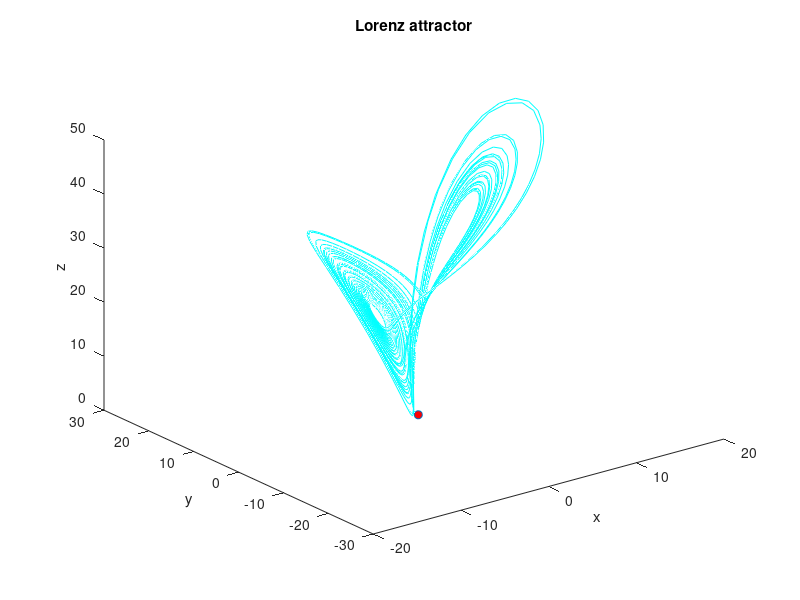

Reproduce this figure in MATLAB. (Note: this script raises an error after producing the figure.)
%Setting initial parameters
Sigma = 10;
Beta = 8/3;
Rho = 28;
state = [1, 1, 1]; %Initial states of x, y, z
t = [0, 50]; %Time step

%Lorenz function w/ pointer
lorenz = @(t,state) [(Sigma*state(2) - Sigma*state(1)) ; (state(1)*Rho - state(1)*state(3) - state(2)) ; (state(1)*state(2) - Beta*state(3))]

%ODE solver
[t,state] = ode45(lorenz, t, state);

%Plotting/tracing
f=figure('Position', [100 100 900 600]);
plot3(state(:,1), state(:,2), state(:,3), 'c')
set(gca, 'Color', 'k')
xlabel('x');
ylabel('y');
zlabel('z');
title('Lorenz attractor');

hold on
p = plot3(state(1,1), state(1,2), state(1,3), 'o', 'MarkerFaceColor', 'red');
hold off
axis manual

for i=1:length(state)
    p.XData = state(i,1);
    p.YData = state(i,2);
    p.ZData = state(i,3);
    drawnow
end

